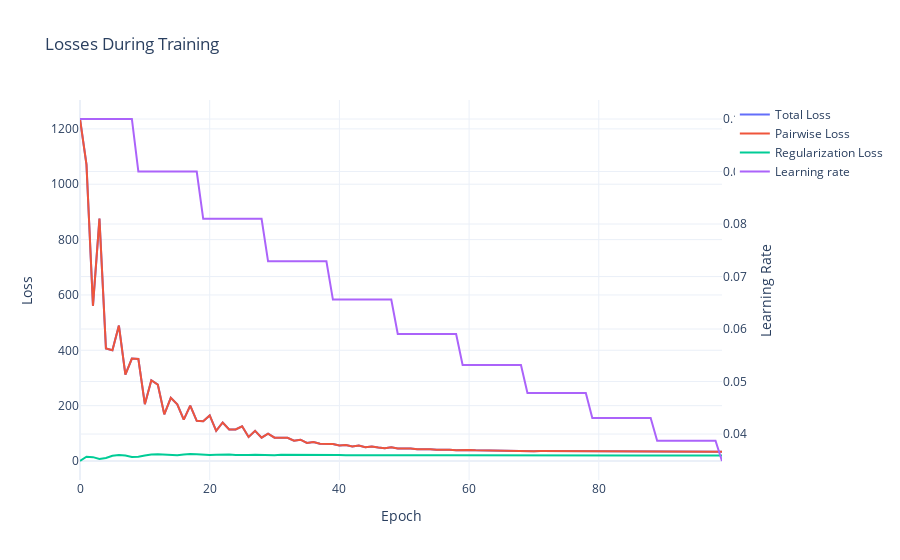

Source (notebook cell):
### Code cell
import plotly.graph_objects as go

# Unpack the losses
total_losses, pairwise_losses, regularization_losses = zip(*losses)

# Create a figure
fig = go.Figure()

# Add traces for pairwise and regularization losses
fig.add_trace(go.Scatter(x=list(range(len(total_losses))), y=pairwise_losses, mode='lines', name='Total Loss'))
fig.add_trace(go.Scatter(x=list(range(len(pairwise_losses))), y=pairwise_losses, mode='lines', name='Pairwise Loss'))
fig.add_trace(go.Scatter(x=list(range(len(regularization_losses))), y=regularization_losses, mode='lines', name='Regularization Loss'))

# Create a secondary y-axis for the total loss
fig.update_layout(
    yaxis=dict(title='Pairwise and Regularization Loss'),
    yaxis2=dict(title='Learning Rate', overlaying='y', side='right')
)

# Add the total loss trace
fig.add_trace(go.Scatter(x=list(range(len(learning_rates))), y=learning_rates, mode='lines', name='Learning rate', yaxis='y2'))

# Update layout
fig.update_layout(title='Losses During Training', xaxis_title='Epoch', yaxis_title='Loss')
fig.update_layout(template='plotly_white')

# Show the figure
fig.show()
